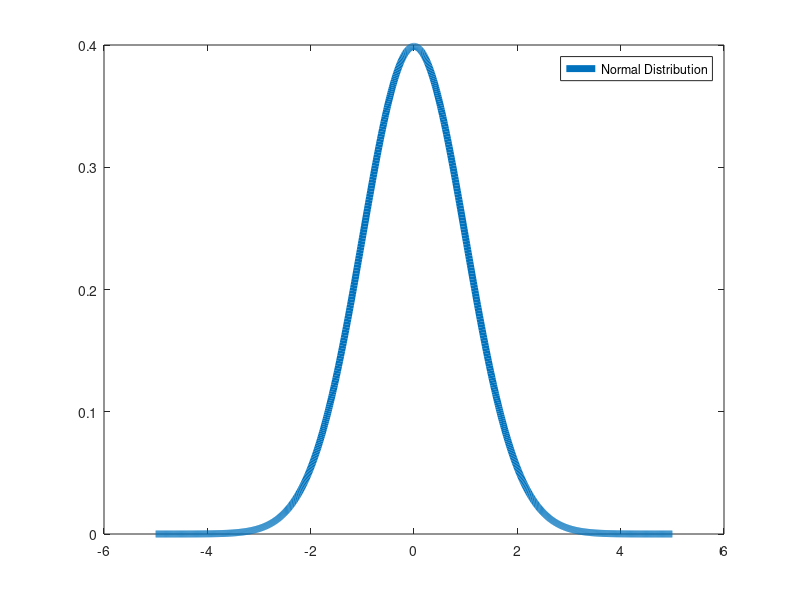

This chart was generated by the following MATLAB code: (Note: this script raises an error after producing the figure.)
clear all;
addpath('../routines/matlab')

N = 100;
alpha = 0.5;
n_seeds = 50;

lpn_type = -1;
lpn_log_deltas = [-6.0, -5.0, -4.0]';
Ts = [1, 2, 5]';

is_scaled = 1;

path = 'E:/YandexDisk/Work/os_lnd/draft/mbl/2/figures/lndham/lambda/100_100';

fig = figure;

for log_delta_id = 1:size(lpn_log_deltas, 1)
    fig = figure;
    
    if is_scaled == 1    
        x = [-5:.01:5];
        y = normpdf(x,0,1);
        h = plot(x, y, 'LineWidth', 5)
        legend(h, sprintf('Normal Distribution'));
        hold all;
    end
    
    for T_id = 1:size(Ts, 1)
        fn = sprintf('%s/lambda_N(%d)_numSeeds(%d)_alpha(%0.4f)_T(%0.4f)_lpn(%d_%0.4f).csv', ...
            path, ...
            N, ...
            n_seeds, ...
            alpha, ...
            Ts(T_id), ...
            lpn_type, ...
            lpn_log_deltas(log_delta_id));
        
        data = importdata(fn);
        lambdas = data(:);
        
        if is_scaled == 1
            mean_lambdas = mean(lambdas);
            std_lambdas = std(lambdas);
            lambdas = (lambdas - mean_lambdas) / std(lambdas);
        end
        
        pdf.x_num_bins = 50;
        pdf.x_label = '$\lambda$';
        if is_scaled == 1
            pdf.x_label = '$\bar{\lambda}$';
        end
        pdf.x_bin_s = min(lambdas);
        pdf.x_bin_f = max(lambdas);
        pdf = pdf_1d_setup(pdf);
        pdf = pdf_1d_update(pdf, lambdas);
        pdf = pdf_1d_release(pdf);
        h = plot(pdf.x_bin_centers, pdf.pdf, 'LineWidth', 2);
        legend(h, sprintf('$\\tau=%d$', Ts(T_id)))
        legend(gca,'off');
        legend('Interpreter', 'latex');
        set(gca, 'FontSize', 30);
        xlabel(pdf.x_label, 'Interpreter', 'latex');
        set(gca, 'FontSize', 30);
        ylabel('$PDF$', 'Interpreter', 'latex');
        hold all;
    end
    fn_fig = sprintf('%s/density_lambda_N(%d)_numSeeds(%d)_alpha(%0.4f)_lpn(%d_%0.4f)', ...
        path, ...
        N, ...
        n_seeds, ...
        alpha, ...
        lpn_type, ...
        lpn_log_deltas(log_delta_id));
    if is_scaled == 1
        fn_fig = sprintf('%s_scaled', fn_fig);
    end
    save_fig(fig, fn_fig);
end
